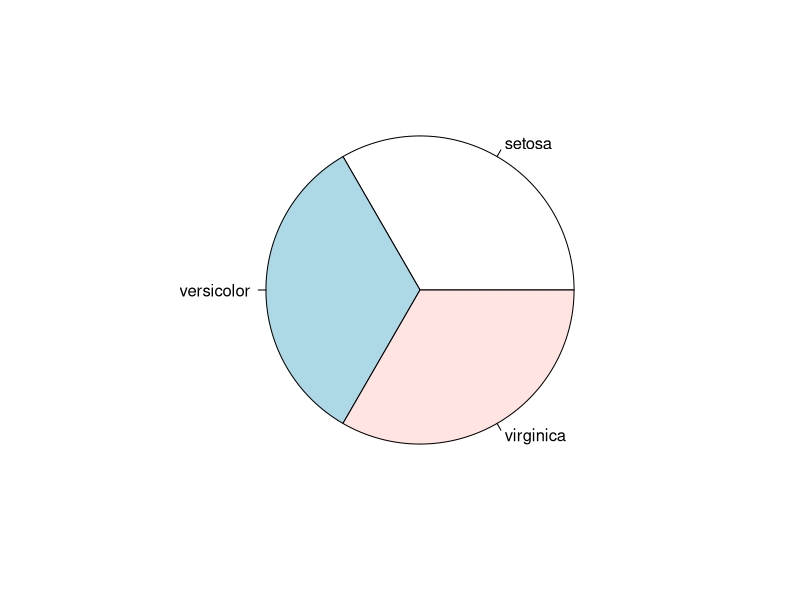
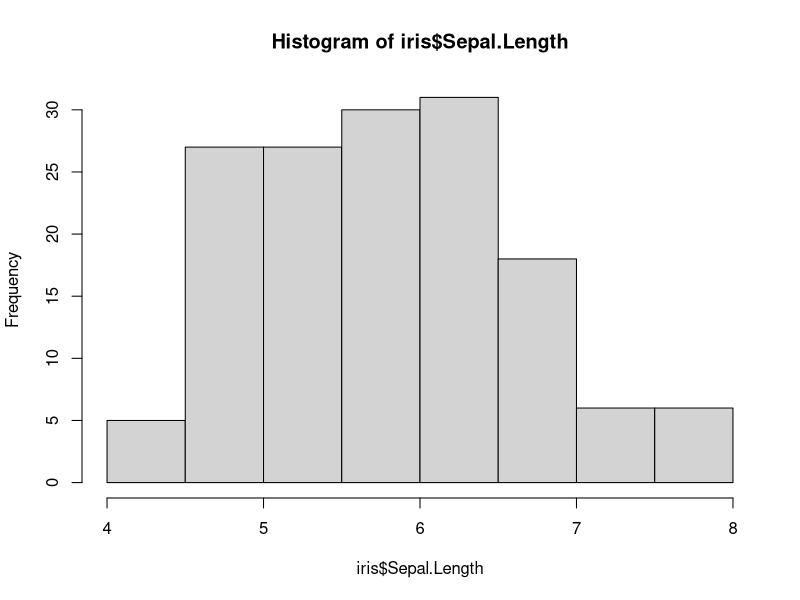
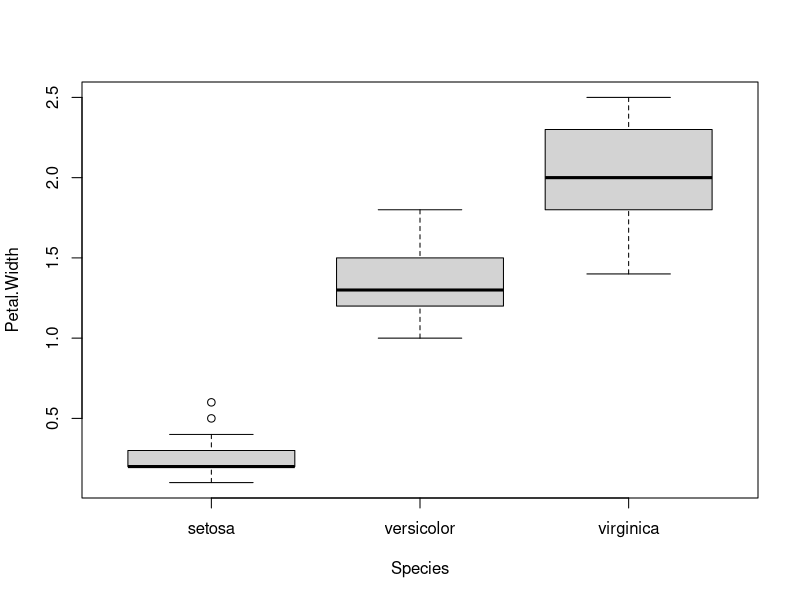
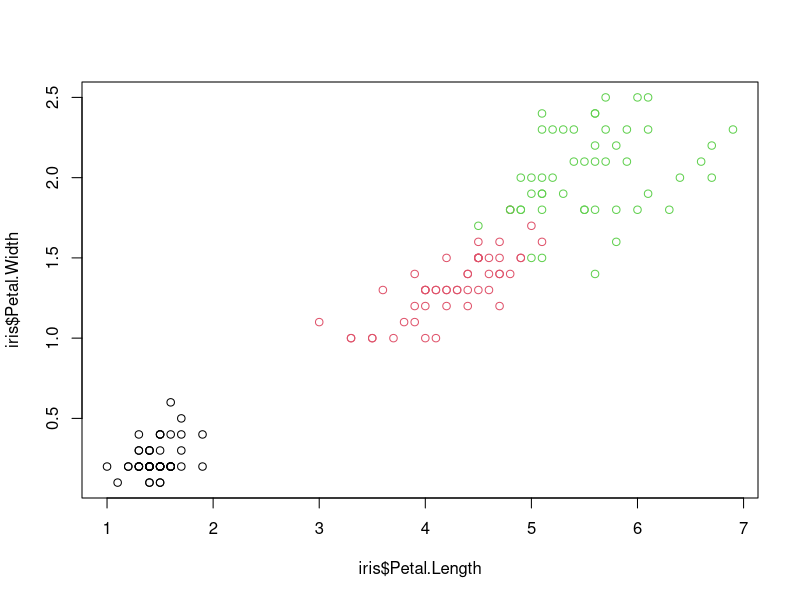
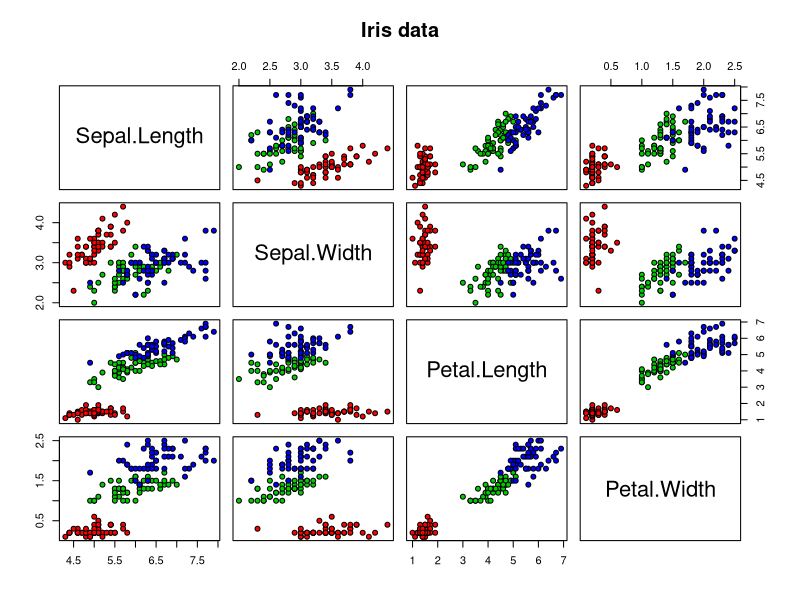

Write the R code that produced these figures, in order.
#Use data() to check all the datasets in R
data()

#Call the data we want
data(iris)

#Use sapply to apply the function on the input data
# iris[1:4] ; iris[,c(1:4)]  These two are the same
sapply(iris[1:4],mean,na.rm=T)

#Use summary()
summary(iris)

#Use cov() to compute the covariance of each attribute pair
cov(iris[,c(1:4)])

#Use t.test() to perform a t-test
t.test(iris$Petal.Width[iris$Species=='setosa'],
       iris$Petal.Width[iris$Species=='versicolor'])

#Use cor()
cor.test(iris$Sepal.Length, iris$Sepal.Width)

#Use aggregate()
aggregate(x=iris[,1:4],by=list(iris$Species),FUN=mean)

#Use library reshape
library(reshape)
iris.melt = melt(iris,id='Species')
cast(Species~variable, data = iris.melt, subset = Species %in% c('setosa','versicolor'), margins = 'grand_row')

#Use pie() to draw a pie chart
table.iris = table(iris$Species)
pie(table.iris)

#Use hist() to draw a histogram
hist(iris$Sepal.Length)

#Use boxplot() to draw a boxplot
boxplot(Petal.Width~Species,data = iris)

#Use plot() to draw a plot
plot(x = iris$Petal.Length, y = iris$Petal.Width, col = iris$Species)

#Use pairs() to draw scatter plot
pairs(iris[1:4], main = "Iris data", pch = 21, bg = c("red", "green3", "blue")[unclass(iris$Species)])
##bg: The color to be used for the background of the device region ; pch: different kinds of shapes in the plot
